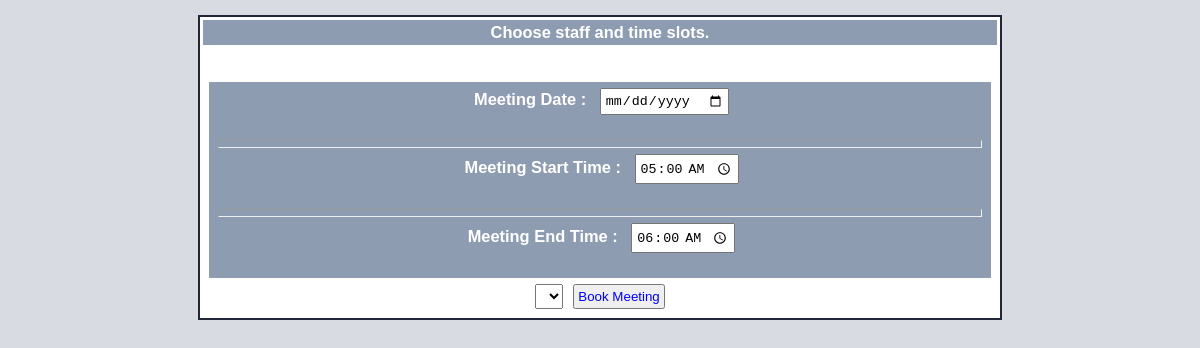
Before: /php/connection1.php with the older database file.
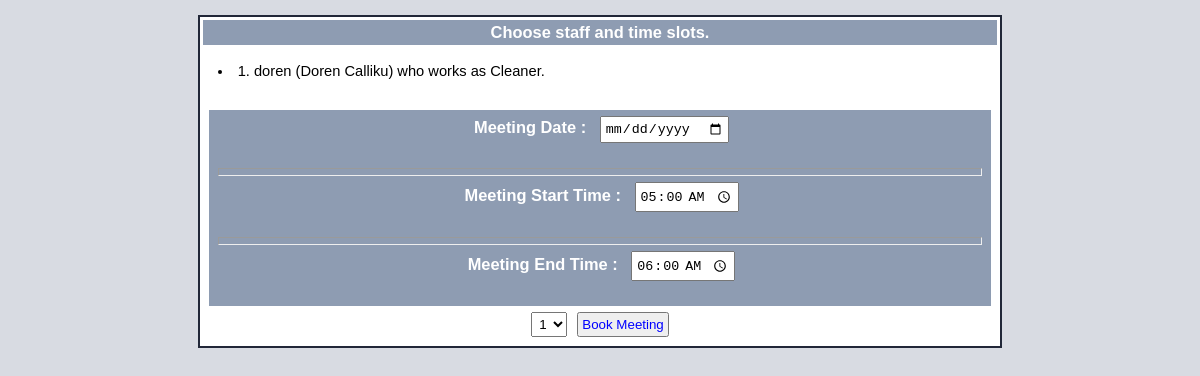
After: the same page with the newer database file.
### tables this page shows
CREATE TABLE User (
	user_id INT NOT NULL AUTO_INCREMENT,
	username VARCHAR(128) NOT NULL,
	password VARCHAR(128) NOT NULL,
	name VARCHAR(128),
	surname VARCHAR(128),
	position VARCHAR(128),
	status INT NOT NULL,
	PRIMARY KEY(user_id),
	UNIQUE(username)
);

### php/connection1.php (the view, shortened to what this page needs)
<html xmlns="http://www.w3.org/1999/xhtml">
   <head>
   </head>
   <body>
      <div class="main_page">
         <div class="section_header">
            Choose staff and time slots.<br>
         </div>
         <form action="welcome.php" method="POST" style="vertical-align: lef margin: 0px;">
            <?php
               $servername = "localhost";
               $username = "root";
               $password = "Alumni2019";
               $conn = new PDO("mysql:host=$servername;dbname=dd1368", $username, $password);
               $conn->setAttribute(PDO::ATTR_ERRMODE, PDO::ERRMODE_EXCEPTION);
               $sql = "SELECT user_id, username, name, surname, position FROM User INNER JOIN Staff ON staff_id = user_id";
               $stmt = $conn->prepare($sql);
               $stmt->execute();
               $result = $stmt->fetchAll();
               ?>
            <div style="text-align:left">
               <?php
                  foreach($result as $row) {
                  	echo "<li>" ;
                  	echo $row['user_id'].". ",$row['username']." (",$row['name']." ",$row['surname'].") who works as ",$row['position']. ".";
                  	echo "</li>";
                  }
                  ?>
            </div>
            <br>
            <div class="section_header">
               <label for="date">
               Meeting Date :
               </label>
               <input id="date" name = "date" type="date" value="2018-25-02" required/>
               <hr>
               <label for="start_time">
               Meeting Start Time :
               </label>
               <input id="start_time" name = "start_time" type="time" value="05:00:00" required/>
               <hr>
               <label for="end_time">
               Meeting End Time :
               </label>
               <input id="end_time"   name = "end_time"   type="time" value="06:00:00" required/>
            </div>
            <select name='select' class="floating_element">
               <?php foreach ($result as $row): ?>
               <option><?=$row['user_id']?></option>
               <?php endforeach ?>
            </select>
            <input type="submit" name="user_info" value="Book Meeting" style="color:blue"/>
         </form>
      </div>
   </body>
</html>

### php/connection1.php (style rules this page uses)
* { margin: 3px 3px 3px 3px; padding: 3px 3px 3px 3px; }
body, html { padding: 3px 3px 3px 3px; background-color: #D8DBE2; font-family: Verdana, sans-serif; font-size: 11pt; text-align: center; }
div.main_page { position: relative; display: table; width: 800px; margin-bottom: 3px; margin-left: auto; margin-right: auto; padding: 0px 0px 0px 0px; border-width: 2px; border-color: #212738; border-style: solid; background-color: #FFFFFF; text-align: relative; }
div.section_header { padding: 3px 6px 3px 6px; background-color: #8E9CB2; color: #FFFFFF; font-weight: bold; font-size: 112%; text-align: center; }
.floating_element { display: inline-block; position: relative; float: center; }

Changed rows visible on the page:
added user: user_id "1", username "doren", name "Doren", surname "Calliku", position "Cleaner"
Other visible differences:
form field select: (not shown) → "1"
